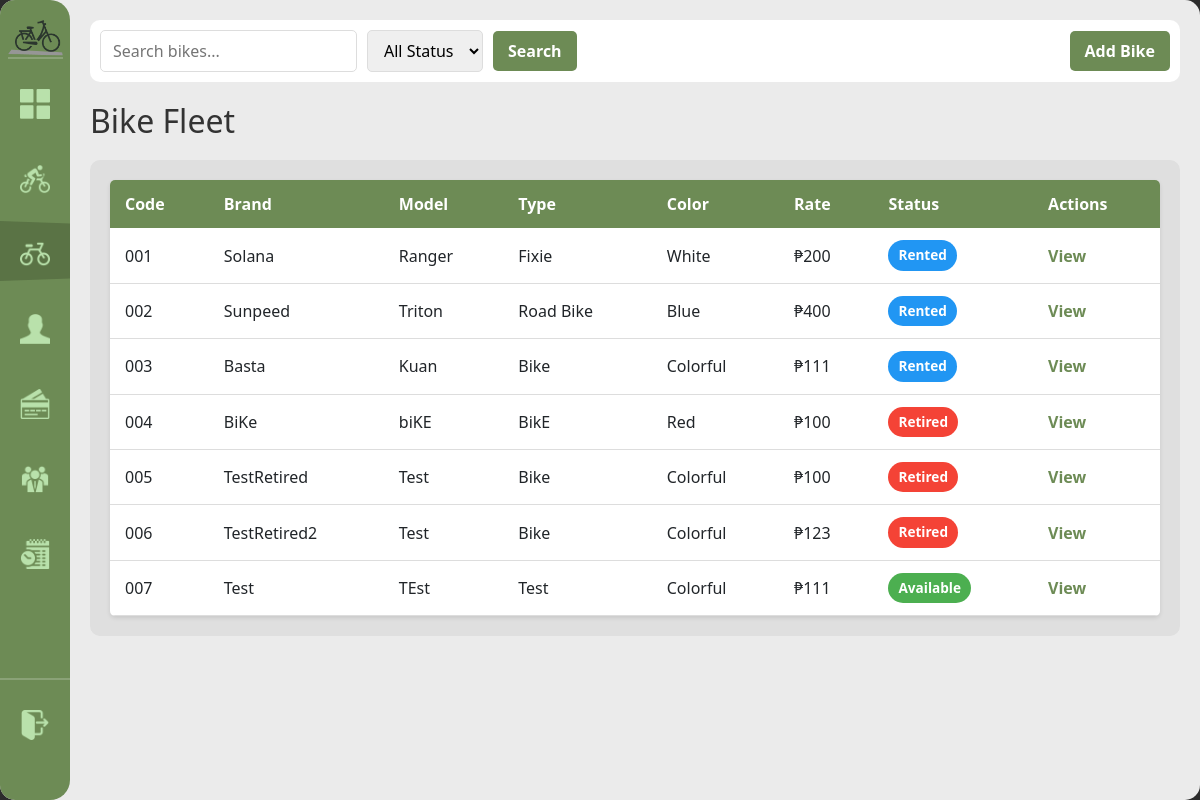
The page /bikes (signed in) on the database its author committed.
### tables this page shows
CREATE TABLE bike (
            bike_id INTEGER PRIMARY KEY AUTOINCREMENT,
            bike_code TEXT NOT NULL UNIQUE,
            brand TEXT NOT NULL, model TEXT NOT NULL,
            color TEXT NOT NULL,
            bike_rate DECIMAL(8,2) NOT NULL DEFAULT 0,
            type TEXT NOT NULL DEFAULT 'standard',
            status TEXT NOT NULL DEFAULT 'available' CHECK(status IN('available','rented','retired')),
            date_added DATE NOT NULL DEFAULT(date('now','localtime'))
        );

### handlers/bike_routes.py (the view)
@bikes_bp.route('/bikes')
@login_required
def registry():
    search = request.args.get('search', '')
    status = request.args.get('status', 'all')
    all_bikes = database.get().get_all_bikes(search, status)
    return render_template('bike_registry.html', bikes=all_bikes, search=search, filter_status=status)

### app.py (called while the page is built)
def get_sidebar_state():
    return request.cookies.get('sidebarState') == 'expanded'

@app.context_processor
def inject_sidebar_state():
    return dict(sidebar_expanded=get_sidebar_state())

@app.context_processor
def inject_current_staff():
    staff = current_staff()
    return dict(current_staff=staff, is_admin=staff and staff.get("role") == "admin")

### modules/auth.py (called while the page is built)
def login_required(view):
    @wraps(view)
    def wrapped(*args, **kwargs):
        if not session.get("staff_id"):
            return redirect(url_for("login"))
        return view(*args, **kwargs)
    return wrapped

def current_staff():
    if not session.get("staff_id"):
        return None
    return {
        "staff_id": session.get("staff_id"),
        "username": session.get("username"),
        "first_name": session.get("first_name"),
        "last_name": session.get("last_name"),
        "role": session.get("role"),
    }

### modules/database.py (called while the page is built)
def get():
    if not db: init()
    return db

    def get_all_bikes(self, search="", status="all"):
        q = f"%{search}%"
        if status != "all":
            return [dict(r) for r in self.conn.execute("SELECT * FROM bike WHERE (bike_code LIKE ? OR brand LIKE ? OR model LIKE ? OR color LIKE ?) AND status=? ORDER BY bike_code", (q,q,q,q,status)).fetchall()]
        return [dict(r) for r in self.conn.execute("SELECT * FROM bike WHERE bike_code LIKE ? OR brand LIKE ? OR model LIKE ? OR color LIKE ? ORDER BY bike_code", (q,q,q,q)).fetchall()]

### templates/bike_registry.html (shortened to what this page needs)
{% extends "base.html" %}
{% block content %}
<div class="top-bar">
    <form method="get" class="search-form">
        <input type="text" name="search" placeholder="Search bikes..." value="{{ search }}">
        <select name="status">
            <option value="all" {% if filter_status == 'all' %}selected{% endif %}>All Status</option>
        </select>
        <button type="submit">Search</button>
        <button type="button" id="add-bike-btn" class="btn-primary">Add Bike</button>
    </form>
</div>
<h1>Bike Fleet</h1>
<div class="content-grid">
    <div class="scroll-table-container">
        <table>
            <thead>
                <tr>
                <th>Code</th>
                <th>Brand</th>
                <th>Model</th>
                <th>Type</th>
                <th>Color</th>
                <th>Rate</th>
                <th>Status</th>
                <th>Actions</th>
            </tr>
        </thead>
        <tbody>
            {% for bike in bikes %}
            <tr>
                <td>{{ bike['bike_code'] }}</td>
                <td>{{ bike['brand'] }}</td>
                <td>{{ bike['model'] }}</td>
                <td>{{ bike['type'] }}</td>
                <td>{{ bike['color'] }}</td>
                <td>₱{{ bike['bike_rate'] }}</td>
                <td><span class="status-badge status-{{ bike['status'] }}">{{ bike['status'].replace('_', ' ').title() }}</span></td>
                <td><a href="{{ url_for('bikes.bike_detail', bid=bike['bike_id']) }}">View</a></td>
            </tr>
            {% endfor %}
        </tbody>
    </table>
    </div>
</div>
{% endblock %}

### static/style.css (style rules this page uses)
:root { --primary-green: #6D8B55; --secondary-green: #566d42; --bg-light: #EBEBEB; --white: #FFFFFF; --sidebar-collapsed: 70px; --sidebar-expanded: 165px; }
body { margin: 0; font-family: 'Segoe UI', Tahoma, Geneva, Verdana, sans-serif; background-color: #2C2C2C; }
.top-bar { background-color: var(--white); opacity: 1; padding: 10px; border-radius: 10px; margin-bottom: 20px; }
.content-grid { display: flex; flex-grow: 1; opacity: 1; background-color: #DFDFDF; border-radius: 10px; }
.scroll-table-container { width: 100%; overflow-y: auto; max-height: calc(100vh - 260px); padding: 20px; box-sizing: border-box; }
.btn-primary, .btn-secondary, button[type="submit"] { padding: 10px 20px; border: none; border-radius: 5px; cursor: pointer; font-weight: bold; text-decoration: none; display: inline-block; transition: all 0.3s ease; }
.btn-primary, button[type="submit"] { background-color: var(--primary-green); color: white; }
table { width: 100%; border-collapse: collapse; background: white; border-radius: 5px; overflow: hidden; box-shadow: 0 2px 4px rgba(0,0,0,0.1); }
table thead { background-color: var(--primary-green); color: white; }
table th, table td { padding: 12px 15px; text-align: left; }
table tbody tr { border-bottom: 1px solid #ddd; }
table a { color: var(--primary-green); text-decoration: none; font-weight: bold; }
.status-badge { display: inline-block; padding: 5px 10px; border-radius: 20px; font-size: 0.85rem; font-weight: bold; }
.status-badge.status-active, .status-badge.status-available { background-color: #4CAF50; color: white; }
.status-badge.status-rented { background-color: #2196F3; color: white; }
.status-badge.status-retired { background-color: #f44336; color: white; }
.search-form { display: flex; gap: 10px; align-items: center; flex-wrap: wrap; }
.search-form input, .search-form select { padding: 8px 12px; border: 1px solid #ddd; border-radius: 5px; font-family: inherit; }
.search-form button { padding: 8px 15px; background-color: var(--primary-green); color: white; border: none; border-radius: 5px; cursor: pointer; font-weight: bold; }
.search-form .btn-primary { background-color: var(--primary-green); margin-left: auto; }
h1, h2 { color: #333; margin: 10px 0; }
h1 { font-size: 2rem; margin-bottom: 20px; }

### rows shown on the page
bike: bike_code "001", brand "Solana", model "Ranger", type "Fixie", color "White", bike_rate "200", status.replace "Rented"
bike: bike_code "002", brand "Sunpeed", model "Triton", type "Road Bike", color "Blue", bike_rate "400", status.replace "Rented"
bike: bike_code "003", brand "Basta", model "Kuan", type "Bike", color "Colorful", bike_rate "111", status.replace "Rented"
bike: bike_code "004", brand "BiKe", model "biKE", type "BikE", color "Red", bike_rate "100", status.replace "Retired"
bike: bike_code "005", brand "TestRetired", model "Test", type "Bike", color "Colorful", bike_rate "100", status.replace "Retired"
bike: bike_code "006", brand "TestRetired2", model "Test", type "Bike", color "Colorful", bike_rate "123", status.replace "Retired"
bike: bike_code "007", brand "Test", model "TEst", type "Test", color "Colorful", bike_rate "111", status.replace "Available"
